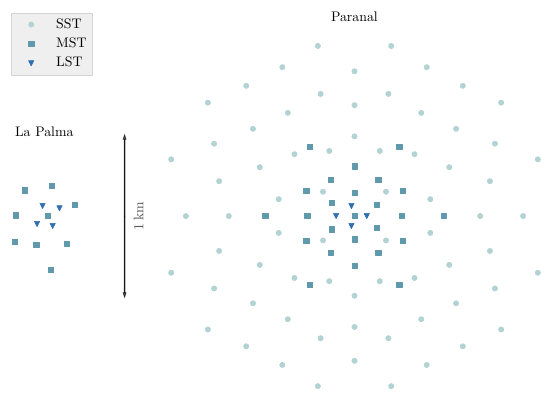

This chart was generated by the following Python code:
import pandas as pd
import matplotlib.pyplot as plt


def name_finder(s):
    if 'MST' in s:
        return 'MST'
    if 'SST' in s:
        return 'SST'
    if 'LST' in s:
        return 'LST'


def read_layout(path):
    df = pd.read_csv(path, engine='python', delim_whitespace=True, names=['x', 'y', 'z', 'type'], comment='#',usecols=[5, 6, 7, 9])
    df['type'] = df.type.apply(name_finder)
    return df


sst_color = '#b2d2d4'
sst_marker= 'o'

mst_color = '#6199ac'
mst_marker= 's'

lst_color = '#306fb0'
lst_marker= 'v'

df_lapalma = read_layout('plots/data/lapalma_coords.lis')
df_paranal = read_layout('plots/data/paranal_coords.lis')

df_lapalma.x -= 2000


size = plt.gcf().get_size_inches()
f, ax1 = plt.subplots(1, 1, figsize=(size[0], 4))

df= df_lapalma[df_lapalma.type == 'SST']
p_sst = ax1.scatter(df.x, df.y, c=sst_color, marker=sst_marker)

df= df_lapalma[df_lapalma.type == 'MST']
p_mst = ax1.scatter(df.x, df.y, c=mst_color, marker=mst_marker)

df= df_lapalma[df_lapalma.type == 'LST']
p_lst = ax1.scatter(df.x, df.y, c=lst_color, marker=lst_marker)


df= df_paranal[df_paranal.type == 'SST']
p_sst = ax1.scatter(df.x, df.y, c=sst_color, marker=sst_marker, label='SST')

df= df_paranal[df_paranal.type == 'MST']
p_mst = ax1.scatter(df.x, df.y, c=mst_color, marker=mst_marker, label='MST')

df= df_paranal[df_paranal.type == 'LST']
p_lst = ax1.scatter(df.x, df.y, c=lst_color, marker=lst_marker, label='LST')


ax1.arrow(x=-1500, y=0, dx=0, dy=500, color='black', width=5, head_width=20, alpha=0.7)
ax1.arrow(x=-1500, y=0, dx=0, dy=-500, color='black', width=5, head_width=20, alpha=0.7)

ax1.text(-1400, 0, '\\SI{1}{\kilo\metre}', rotation=90, ha='center', va ='center', alpha=0.7)

ax1.text(df_lapalma.x.mean(), 550, 'La Palma', ha='center', va ='center',)
ax1.text(df_paranal.x.mean(), 1300, 'Paranal', ha='center', va ='center',)

ax1.set_aspect('equal')
ax1.legend(loc=(0.04, 0.815), fancybox=False)
ax1.set_xticks([])
ax1.set_yticks([])
ax1.set_ylim([-1200, 1400])
ax1.set_facecolor('white')
plt.tight_layout(pad=0, rect=(-0.05, 0, 1.044, 1))

plt.savefig('plots/array_layout.pdf')

# with open('build/num_mst_north.txt','w') as f:
#     f.write(f'{len(df_lapalma[df_lapalma.type == "MST"])}')
# with open('build/num_lst_north.txt','w') as f:
#     f.write(f'{len(df_lapalma[df_lapalma.type == "LST"])}')
# with open('build/num_tel_north.txt','w') as f:
#     f.write(f'{len(df_lapalma)}')


# with open('build/num_sst_south.txt', 'w') as f:
#     f.write(f'{len(df_paranal[df_paranal.type == "SST"])}')
# with open('build/num_mst_south.txt','w') as f:
#     f.write(f'{len(df_paranal[df_paranal.type == "MST"])}')
# with open('build/num_lst_south.txt','w') as f:
#     f.write(f'{len(df_paranal[df_paranal.type == "LST"])}')
# with open('build/num_tel_south.txt','w') as f:
#     f.write(f'{len(df_paranal)}')